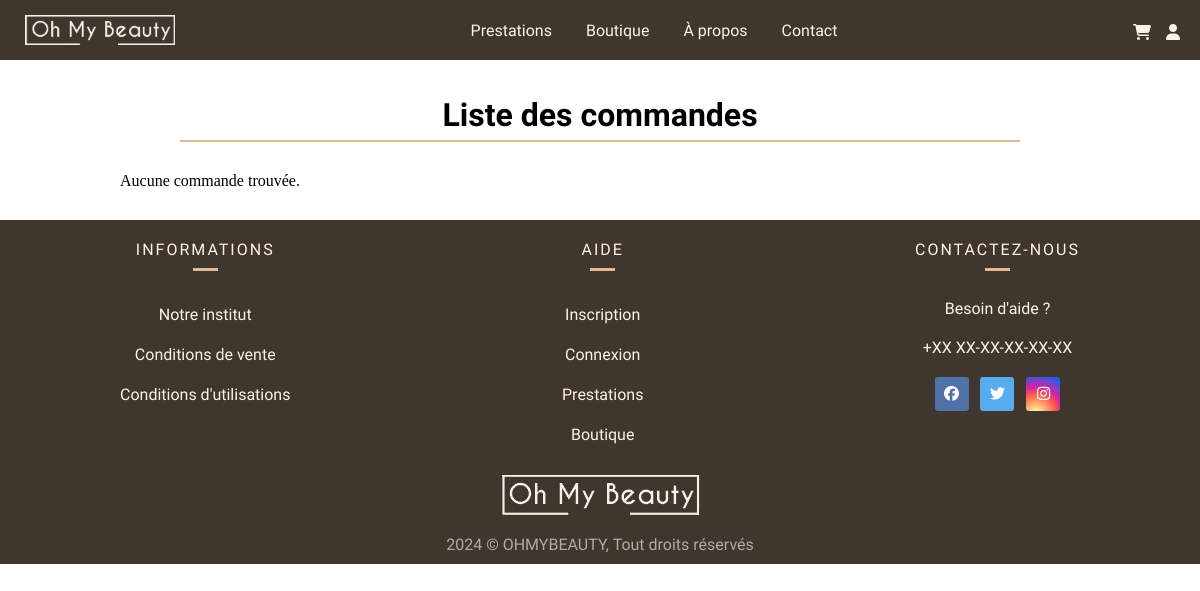
The app's page /index.php?action=afficherCommandes (signed in), older data.
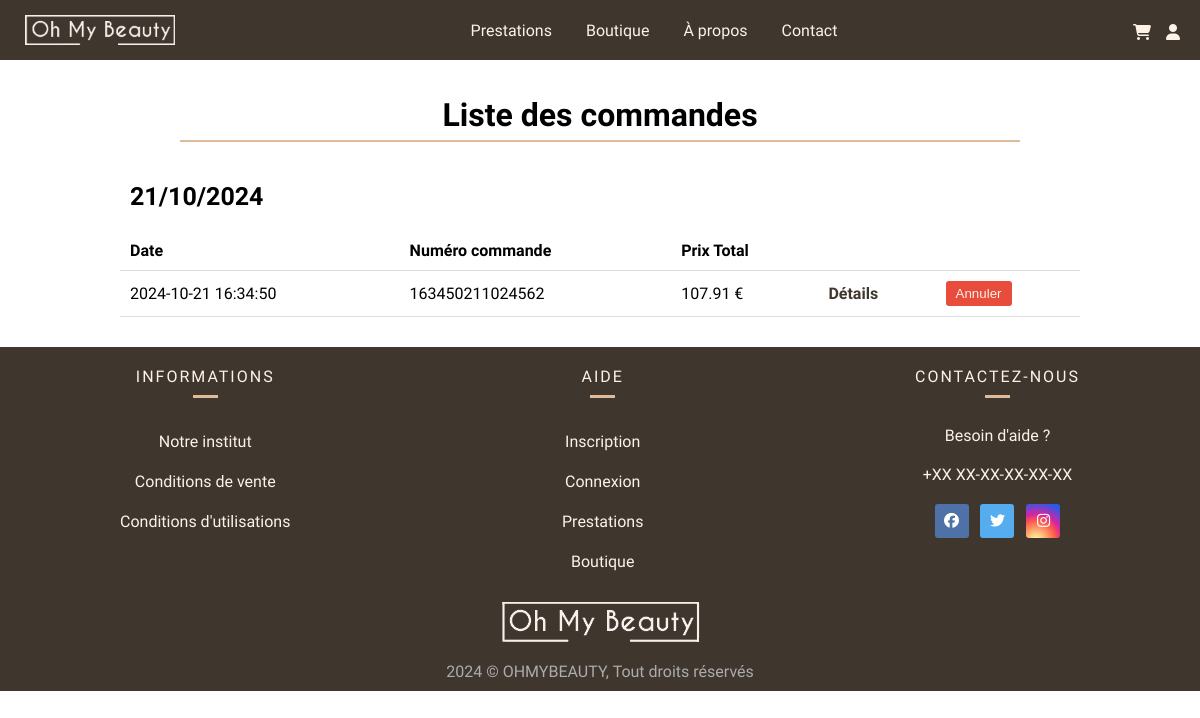
The same page, newer data.
### tables this page shows
CREATE TABLE IF NOT EXISTS `commande` (
  `id_commande` int NOT NULL AUTO_INCREMENT,
  `numeroCommande` bigint NOT NULL,
  `dateCommande` datetime NOT NULL,
  `prixTotal` decimal(15,2) NOT NULL,
  `id_utilisateur` int DEFAULT NULL,
  `infosCommande` text NOT NULL,
  PRIMARY KEY (`id_commande`),
  UNIQUE KEY `numeroCommande` (`numeroCommande`),
  KEY `id_utilisateur` (`id_utilisateur`),
  CONSTRAINT `commande_ibfk_1` FOREIGN KEY (`id_utilisateur`) REFERENCES `utilisateur` (`id_utilisateur`)
);

### app/Session.php (called while the page is built, shortened)
<?php
class Session {
    public static function estAdmin() {
        return isset($_SESSION['user_role']) && $_SESSION['user_role'] === "ADMIN";
    }
}

### app/Connect.php (called while the page is built, shortened)
<?php
abstract class Connect {
    public static function seConnecter(){
        try {
            return new \PDO(
                "mysql:host=".self::HOST.";dbname=".self::DB.";charset=utf8", self::USER, self::PASS);
        } catch (\PDOException $ex) {
            return $ex->getMessage();
        }
    }
}

### model/managers/CommandeManager.php (called while the page is built, shortened)
<?php
class CommandeManager {
    private $db;
    public function __construct() {
        $this->db = Connect::seConnecter();
    }
    public function obtenirToutesLesCommandes() {
        $requete = "
            SELECT *
            FROM commande
            ORDER BY dateCommande DESC
        ";
        $stmt = $this->db->prepare($requete);
        $stmt->execute();
        return $stmt->fetchAll(\PDO::FETCH_ASSOC);
    }
}

### view/vueCommandesAdmin.php (the view, shortened to what this page needs)
<div class="titre-commande-admin">
    <h1>Liste des commandes</h1>
</div>
<?php
$commandesParJour = [];
foreach ($commandes as $commande) {
    $date = date('d/m/Y', strtotime($commande['dateCommande']));
    $commandesParJour[$date][] = $commande;
}
?>
<div class="commande-container">
    <?php if (!empty($commandesParJour)) { ?>
        <?php foreach ($commandesParJour as $date => $commandesList) { ?>
            <div class="jour-section">
                <h3><?= $date; ?></h3>
                <table class="commande-admin">
                    <thead>
                        <tr>
                            <th>Date</th>
                            <th>Numéro commande</th>
                            <th>Prix Total</th>
                            <th></th>
                            <th></th>
                        </tr>
                    </thead>
                    <tbody>
                        <?php foreach ($commandesList as $commande) { ?>
                            <tr>
                                <td><?= $commande['dateCommande']; ?></td>
                                <td><?= $commande['numeroCommande']; ?></td>
                                <td><?= $commande['prixTotal']; ?> €</td>
                                <td><a href="#" class="details-link" onclick="toggleDetails(this)">Détails</a></td>
                                <td>
                                    <form method="post" action="index.php?action=annulerCommande">
                                        <button type="submit" onclick="return confirm('Êtes-vous sûr de vouloir annuler cette commande ?');">Annuler</button>
                                    </form>
                                </td>
                            </tr>
                        <?php } ?>
                    </tbody>
                </table>
            </div>
        <?php } ?>
    <?php } else { ?>
        <p>Aucune commande trouvée.</p>
    <?php } ?>
</div>
<?php
$contenu = ob_get_clean();
require "template.php";

### index.php (shortened to what this page needs)
<?php
$ctrlAccueil = new AccueilController();
$ctrlAdmin = new AdminController();
if(isset($_GET["action"])){
    switch ($_GET["action"]) {
        case 'afficherCommandes': $ctrlAdmin->afficherCommandes(); break;
        }
} else {
    $ctrlAccueil->afficherHome();
}

### controller/AdminController.php (shortened to what this page needs)
<?php
class AdminController {
    private $commandeManager;
    public function __construct() {
        $this->commandeManager = new CommandeManager();
    }
        public function afficherCommandes() {
            if (\App\Session::estAdmin()) {
                $commandes = $this->commandeManager->obtenirToutesLesCommandes();
                require 'view/vueCommandesAdmin.php';
            } else {
                header("Location: index.php?action=connexion");
                exit;
            }
        }
}

### view/template.php (shortened to what this page needs)
<!DOCTYPE html>
<html lang="fr">
<head>
    <link rel="stylesheet" type="text/css" href="./public/css/style.css?<?php echo time(); ?>" />
    <link rel="stylesheet" href="https://cdnjs.cloudflare.com/ajax/libs/font-awesome/4.7.0/css/font-awesome.min.css">
</head>
<body>
    <header>
        <a href="index.php?action=home" class="logoNav"><img src="./public/img/logo_header.webp"  alt="image logo Oh My Beauty"></a>
        <nav id="myLinks">
            <a href="index.php?action=prestations">Prestations</a>
            <a href="index.php?action=categorie">Boutique</a>
            <a href="index.php?action=aPropos">À propos</a>
            <a href="index.php?action=contact">Contact</a>
        </nav>
        <div class="header-cart-toggle">
            <button id="toggleCartBtn">
                <i class="fa-solid fa-cart-shopping fa-l"></i>
            </button>
        </div>
        <div class="user">
            <button>
                <i class="fa-solid fa-user fa-l"></i>
            </button>
        </div>
    </header>
    <main>
        <div id="contenu">
            <?= $contenu ?>
        </div>
    </main>
    <footer class="section bg-footer">
        <div class="container">
            <div>
            <h6 class="footer-heading text-uppercase text-white">Informations</h6>
            <ul class="footer-link mt-4">
                <li><a href="index.php?action=aPropos">Notre institut</a></li>
                <li><a href="#!">Conditions de vente</a></li>
                <li><a href="#!">Conditions d'utilisations</a></li>
            </ul>
            </div>
            <div>
            <h6 class="footer-heading text-uppercase text-white">Aide</h6>
            <ul class="footer-link mt-4">
                <li><a href="index.php?action=inscription">Inscription</a></li>
                <li><a href="index.php?action=connexion">Connexion</a></li>
                <li><a href="index.php?action=prestations">Prestations</a></li>
                <li><a href="index.php?action=categorie">Boutique</a></li>
            </ul>
            </div>
            <div class="footer-link">
            <h6 class="footer-heading text-uppercase text-white">Contactez-nous</h6>
            <p class="contact-info mt-4">Besoin d'aide ?</p>
            <p class="contact-info">+XX XX-XX-XX-XX-XX</p>
            <div>
                <ul class="list-inline">
                <li class="list-inline-item"><a href="#!"><i class="fab facebook footer-social-icon fa-facebook-f"></i></a></li>
                <li class="list-inline-item"><a href="#!"><i class="fab twitter footer-social-icon fa-twitter"></i></a></li>
                <li class="list-inline-item"><a href="#!"><i class="fab instagram footer-social-icon fa-instagram"></i></a></li>
                </ul>
            </div>
            </div>
        </div>
        <div class="text-center mt-5">
            <img src="./public/img/logo_footer.webp" alt="logo ohmybeauty">
            <p class="footer-alt">2024 © OHMYBEAUTY, Tout droits réservés</p>
        </div>
    </footer>
</body>
</html>

### public/css/style.css (style rules this page uses)
:root { --marron : #3F362E; --brun : #523c2a; --beige : #E1BB97; --bcreme : #FEF2E7; --rufina : "Rufina", serif;; --oxygen : "Oxygen", sans-serif; }
* { margin: 0; padding: 0; vertical-align: top; box-sizing: border-box; }
a { text-decoration: none; }
table { font-family: var(--oxygen); width: 90%; margin: auto; }
h1 { font-family: var(--rufina); border-bottom: solid 2px var(--beige); padding: 6px; text-align: center; }
th { padding: 5px; text-align: start; }
td { padding: 5px; vertical-align: middle; }
header { z-index: 5; display: flex; background-color: var(--marron); width: 100%; height: 60px; position: sticky; top: 0; }
header button { background: none; border: none; cursor: pointer; font-size: 1em; margin-top: 4px; color: var(--bcreme); }
.logoNav { margin-left: 25px; margin-top: 15px; }
.logoNav img { height: 30px; }
nav { margin-top: 15px; margin: auto; }
nav a { margin-right: 15px; margin-left: 15px; transition: all 0.2s; }
header a { font-family: var(--oxygen); color: var(--bcreme); }
.user { margin-top: 20px; margin-right: 20px; z-index: 1001; }
.header-cart-toggle { position: relative; display: inline-block; margin-top: 20px; margin-right: 15px; z-index: 1001; }
.container { padding-top: 20px; display: flex; justify-content: space-between; max-width: 80%; margin-right: auto; margin-left: auto; }
h6 { margin-top: 0; margin-bottom: 0.5rem; font-weight: 500; line-height: 1.2; font-size: 1rem; }
.text-uppercase { text-transform: uppercase; }
.text-white { color: var(--bcreme); }
.text-center { text-align: center; padding-bottom: 0.6rem; }
.mt-4 { margin: 0; margin-top: 1.5rem; }
.bg-footer { background-color: var(--marron); font-family: var(--oxygen); width: 100%; bottom: 0; }
.footer-heading { letter-spacing: 2px; display: flex; justify-content: center; }
.list-inline { padding-left: 0; list-style: none; margin-top: 0; margin-bottom: 1rem; }
.contact-info { color: var(--bcreme); font-size: 16px; margin-top: 20px }
.footer-social-icon { font-size: 15px; height: 34px; width: 34px; line-height: 34px; border-radius: 3px; text-align: center; padding-top: 9px; margin-top: 20px }
.facebook { transition: transform 1s ease 0s; background-color: #4e71a8; color: #ffffff; }
.twitter { transition: transform 1s ease 0s; background-color: #55acee; color: #ffffff; }
.instagram { transition: transform 1s ease 0s; background: radial-gradient(circle at 30% 107%, #fdf497 0%, #fdf497 5%, #fd5949 45%,#d6249f 60%,#285AEB 90%); color: #ffffff; }
footer img { display: block; margin-left: auto; margin-right: auto; height: auto; padding-top: 20px; padding-bottom: 20px; }
.footer-alt { color: #acacac; }
.details-link { color: var(--marron); cursor: pointer; font-weight: bold; }
.jour-section { margin-bottom: 20px; }
.jour-section h3 { padding: 10px; font-size: 25px; font-family: var(--oxygen); }
.titre-commande-admin { width: 70%; margin-left: auto; margin-right: auto; margin-top: 30px; }
.commande-admin button { background-color: #e74c3c; color: var(--bcreme); border: none; padding: 5px 10px; cursor: pointer; border-radius: 3px; }
.commande-container { max-width: 80%; margin: auto; margin-top: 30px; margin-bottom: 30px; }
.commande-admin { width: 100%; border-collapse: collapse; margin: 10px 0; }
.commande-admin th, .commande-admin td { padding: 10px; text-align: left; border-bottom: 1px solid #ddd; }

Row changes from the older to the newer data that the page shows:
added commande: dateCommande "21/10/2024", dateCommande "2024-10-21 16:34:50", numeroCommande "163450211024562", prixTotal "107.91"
Text that changed along with them:
text no longer shown: "Aucune commande trouvée."
